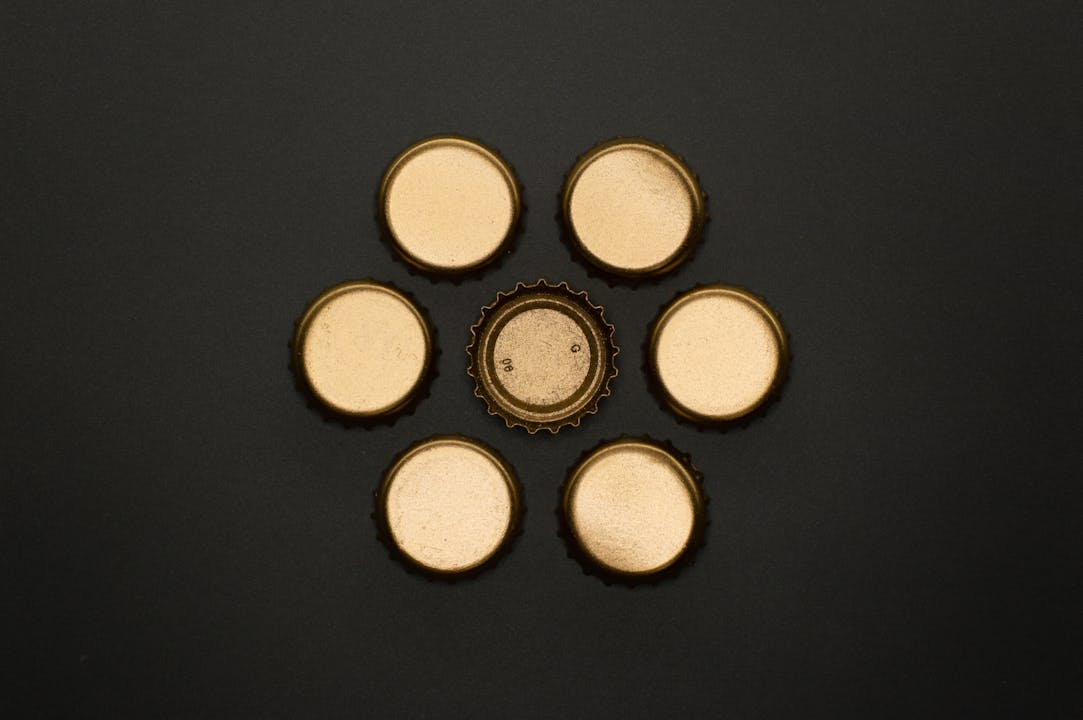
#> input picture images/02.jpg, 1083 x 720 px
$ jupyter execute --allow-errors main.ipynb
#> lines starting #> are read from the running program, lines starting #| are printed output that depends on the picture; after the words box and inside, x2 and y2 are one past the last pixel; in counts of white or black regions, pixels touching at a corner belong together
[cell 1]
import cv2
import numpy as np
import matplotlib.pyplot as plt

#> (a cell that did not finish here is left out)

[cell 3]
img_path = 'images/02.jpg'

frame = cv2.imread(img_path)
#> frame is the input picture: shape (720, 1083, 3); mean B, G, R 43, 52.2, 57.6

# ---------------------------------------
# Convert image to grayscale
# ---------------------------------------
gray = cv2.cvtColor(frame, cv2.COLOR_BGR2GRAY)
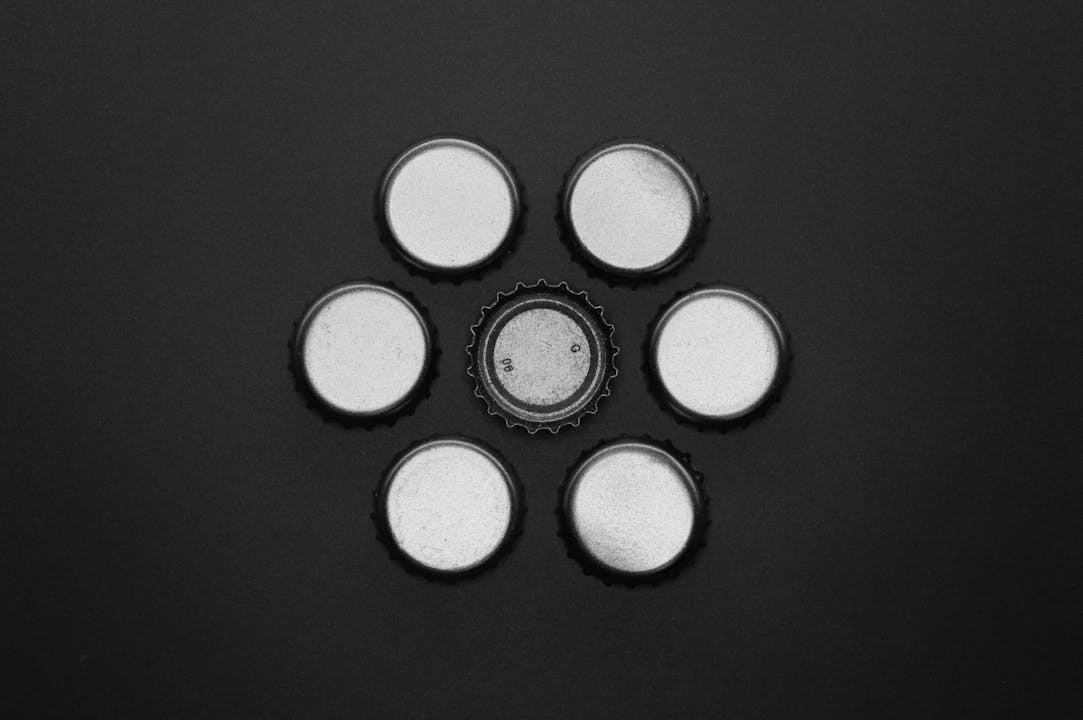
#> gray: shape (720, 1083); min 0, max 235, mean 52.9


# ---------------------------------------
# Step 2: Detect Circles using Hough Transform
# ---------------------------------------

circles = cv2.HoughCircles(
    gray,                   # Input image (must be grayscale)

    cv2.HOUGH_GRADIENT,     # Detection method using gradient information

    dp=1.1,                 # Inverse ratio of accumulator resolution
                            # 1.1 → accumulator slightly smaller than image

    minDist=80,             # Minimum distance between detected circle centers
                            # Prevents detecting multiple circles close together

    param1=120,             # Upper threshold for Canny edge detection
                            # Higher value → stronger edges only

    param2=30,              # Threshold for center detection
                            # Lower value → more circles detected
                            # Higher value → fewer, more confident circles

    minRadius=50,           # Smallest circle radius allowed (iris minimum)

    maxRadius=90            # Largest circle radius allowed (iris maximum)
)
#> circles = [[632, 207.4, 61], [451.6, 505.5, 64.3], [362.5, 351.5, 67.6], [538.5, 353.6, 59.79], [449.4, 206.2, 59.9], [721, 354.8, 63.86], [630.9, 513.2, 61.33]]


# ---------------------------------------
# Step 3: Draw Detected Circles
# ---------------------------------------

# Check if any circles were detected
if circles is not None:

    # Round values and convert to unsigned integers
    circles = np.uint16(np.around(circles))
#> circles = [[632, 207, 61], [452, 505, 64], [362, 351, 68], [538, 354, 60], [449, 206, 60], [721, 355, 64], [631, 513, 61]]

    # Loop through all detected circles
    for c in circles[0, :]:
        x, y, r = c          # x → center x, y → center y, r → radius

        cv2.circle(frame, (x, y), r, (255, 0, 0), 2)

        # Draw the center
        cv2.circle(frame, (x, y), 4, (0, 0, 255), -1)
#> this loop made 7 passes
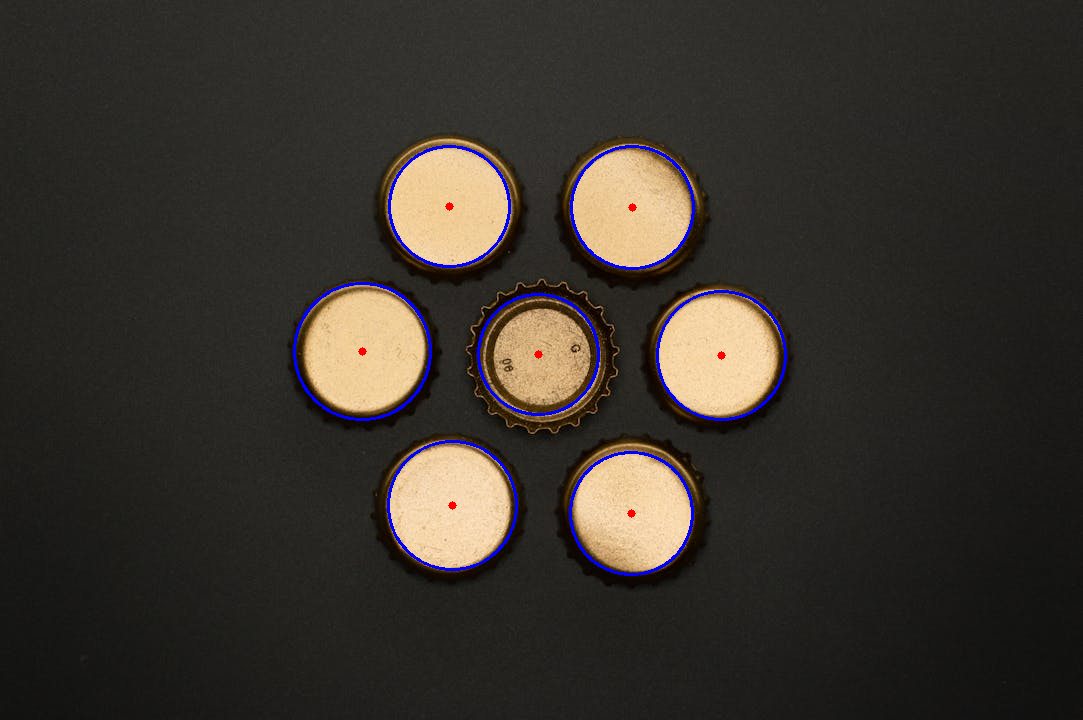
#> frame: shape (720, 1083, 3); 1.11% of pixels changed, all inside (x1, y1, x2, y2) = (293, 145, 787, 576)


# ---------------------------------------
# Display the Result
# ---------------------------------------

frame = cv2.cvtColor(frame,cv2.COLOR_BGR2RGB)

plt.figure(figsize=(10,10))   # Increase figure size (width, height in inches)
plt.imshow(frame)
plt.title('Circles Detection')
plt.show()

[cell 4]
img_path = 'images/04.jpg'

frame = cv2.imread(img_path)
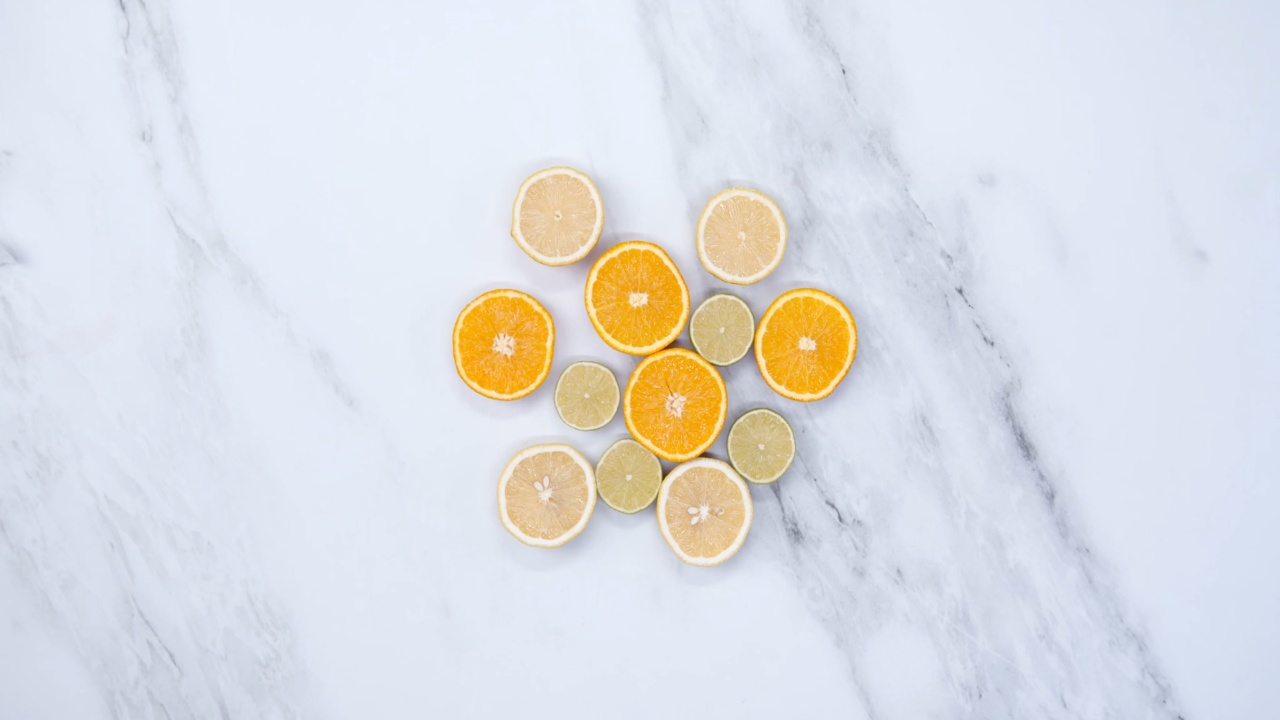
#> input picture images/04.jpg, 1280 x 720 px
#> frame is the input picture: shape (720, 1280, 3); mean B, G, R 227.9, 223.8, 221

# ---------------------------------------
# Convert image to grayscale
# ---------------------------------------
gray = cv2.cvtColor(frame, cv2.COLOR_BGR2GRAY)
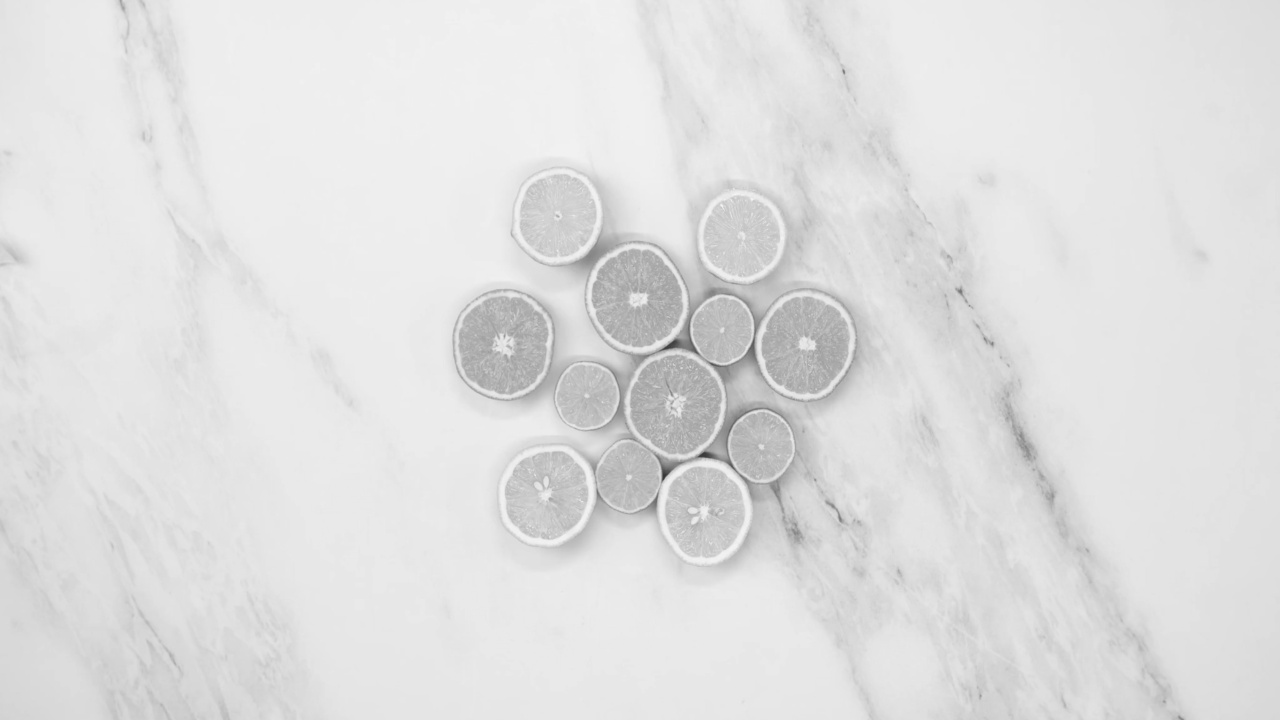
#> gray: shape (720, 1280); min 53, max 246, mean 223.5

# ---------------------------------------
# Reduce noise in grayscale image
# ---------------------------------------

# cv2.medianBlur → removes salt-and-pepper noise
# gray → input grayscale image
# 5 → kernel size (must be odd)
gray = cv2.medianBlur(gray, 5)

# ---------------------------------------
# Step 2: Detect Circles using Hough Transform
# ---------------------------------------

circles = cv2.HoughCircles(
    gray,                   # Input image (must be grayscale)

    cv2.HOUGH_GRADIENT,     # Detection method using gradient information

    dp=1.1,                 # Inverse ratio of accumulator resolution
                            # 1.1 → accumulator slightly smaller than image

    minDist=60,             # Minimum distance between detected circle centers
                            # Prevents detecting multiple circles close together

    param1=125,             # UApper threshold for Canny edge detection
                            # Higher value → stronger edges only

    param2=30,              # Threshold for center detection
                            # Lower value → more circles detected
                            # Higher value → fewer, more confident circles

    minRadius=30,           # Smallest circle radius allowed (iris minimum)

    maxRadius=100           # Largest circle radius allowed (iris maximum)
)
#> circles = [[501.1, 347.1, 51.67], [636.4, 294.2, 50.57], [804.7, 341.6, 50.57], [672.7, 405.4, 48.15], [740.9, 239.2, 42.87], [545, 498.9, 46.61], [558.2, 218.4, 44.85], [700.2, 509.9, 44.08], [724.4, 329.5, 34.62], [762.9, 445, 35.61], [588, 393.2, 31.76], [626.5, 478, 34.29]]


# ---------------------------------------
# Step 3: Draw Detected Circles
# ---------------------------------------

# Check if any circles were detected
if circles is not None:

    # Round values and convert to unsigned integers
    circles = np.uint16(np.around(circles))
#> circles = [[501, 347, 52], [636, 294, 51], [805, 342, 51], [673, 405, 48], [741, 239, 43], [545, 499, 47], [558, 218, 45], [700, 510, 44], [724, 329, 35], [763, 445, 36], [588, 393, 32], [626, 478, 34]]

    # Loop through all detected circles
    for c in circles[0, :]:
        x, y, r = c          # x → center x, y → center y, r → radius

        cv2.circle(frame, (x, y), r, (255, 0, 0), 2)

        # Draw the center
        cv2.circle(frame, (x, y), 4, (0, 0, 255), -1)
#> this loop made 12 passes
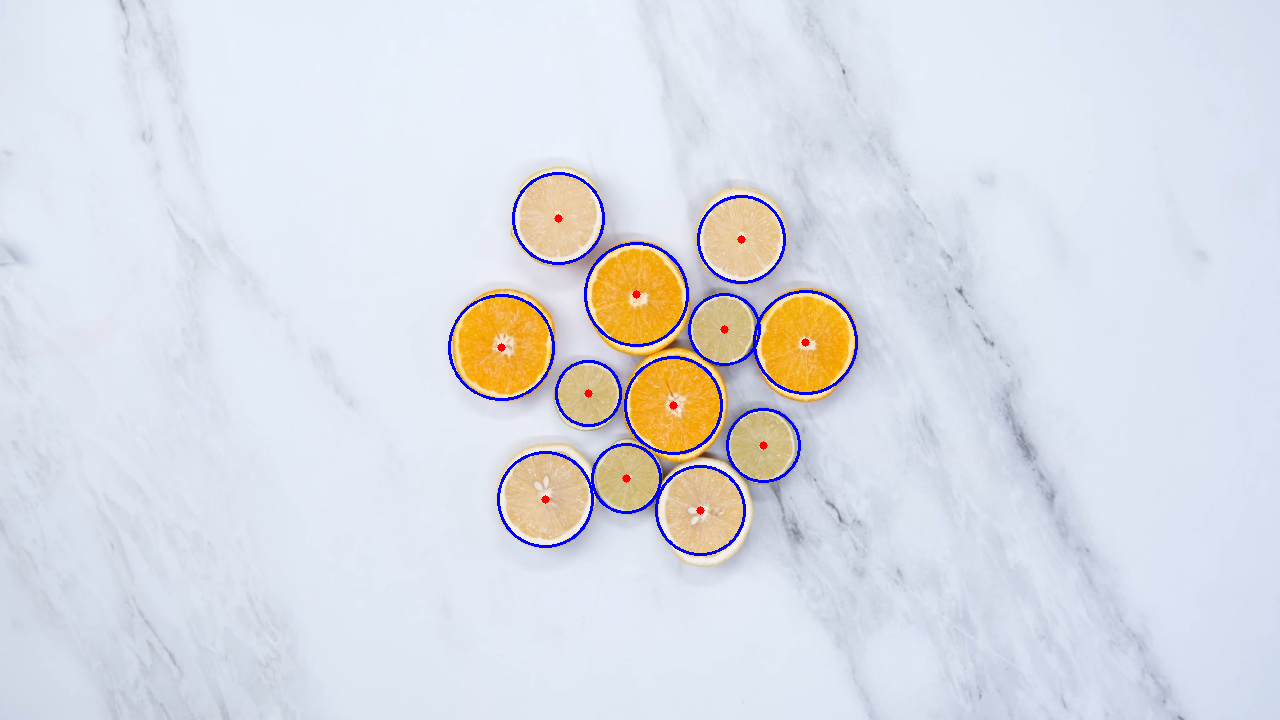
#> frame: shape (720, 1280, 3); 1.12% of pixels changed, all inside (x1, y1, x2, y2) = (448, 172, 858, 556)


# ---------------------------------------
# Display the Result
# ---------------------------------------

frame = cv2.cvtColor(frame,cv2.COLOR_BGR2RGB)

plt.figure(figsize=(10,10))   # Increase figure size (width, height in inches)
plt.imshow(frame)
plt.title('Circles Detection')
plt.show()
